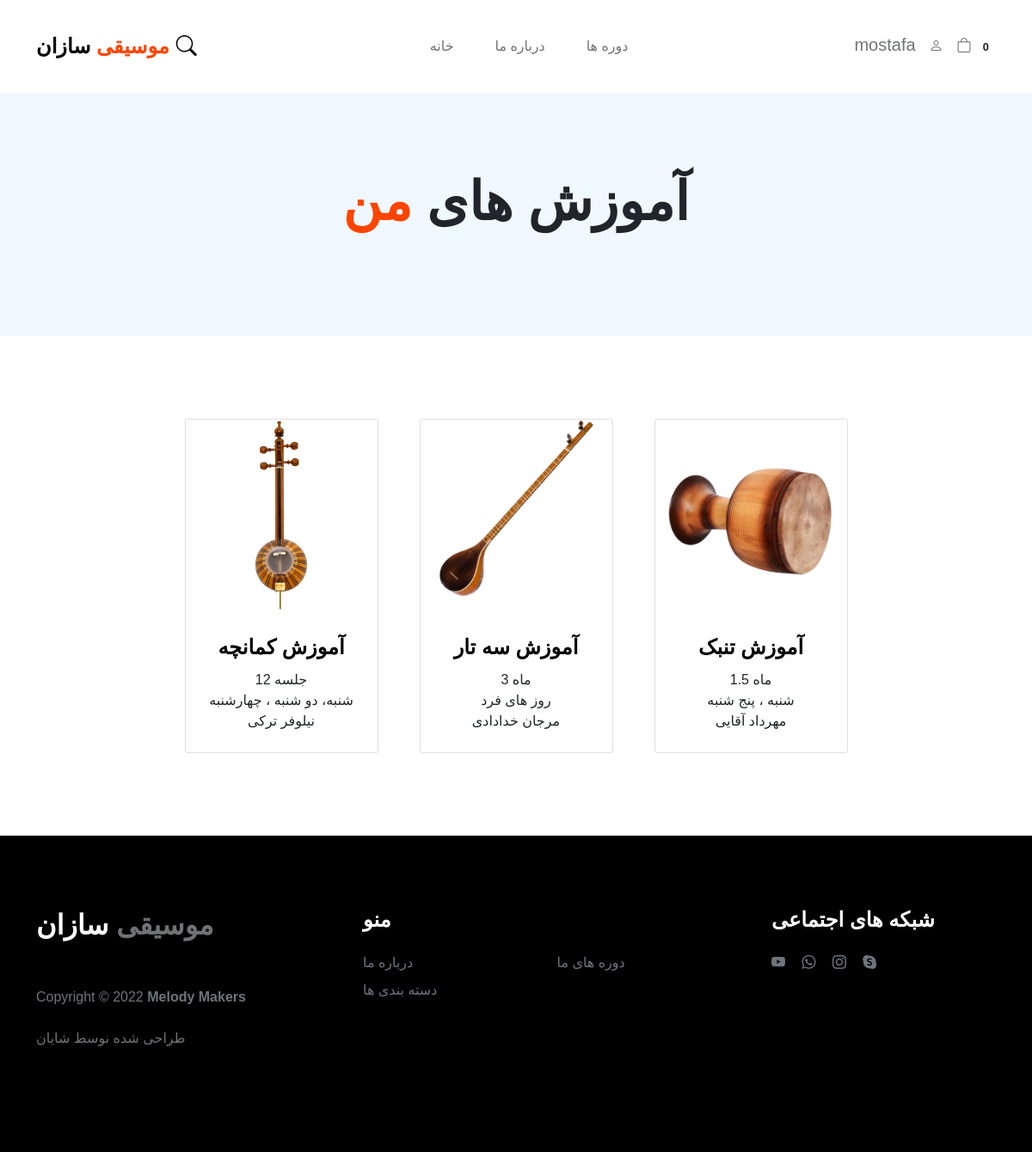
Page /my_course/ (signed in) on the committed database.
### Course/models.py (models this page shows, shortened)
class Course(models.Model):
    name = models.CharField(max_length=40)
    description = models.CharField(max_length=500, default='', blank=True)
    price = models.DecimalField(default=0, decimal_places=0, max_digits=150)
    category = models.ForeignKey(Category,on_delete=models.CASCADE,default=1)
    picture = models.ImageField(upload_to='upload/course/')
    is_sale = models.BooleanField(default=False)
    sale_price = models.DecimalField(max_digits=14, decimal_places=0, null=True, blank=True)
    length = models.CharField(default=0, max_length=250)
    days = models.CharField(max_length=40,default='')
    teacher_name = models.CharField(max_length=40,default='')

### Course/views.py (the view)
# urls.py: path('my_course/', views.my_course, name="my_course"),
def my_course(request):
    purchased_courses  = Course.objects.filter(orderitem__order__user = request.user).distinct()
    return render(request, 'my_course.html', {"purchased_courses":purchased_courses})

### Cart/cart.py (called while the page is built)
    def __len__(self):
        return len(self.cart)

### Cart/context_processors.py (called while the page is built)
def cart(request):
    return{'cart':Cart(request)}

### Course/templates/my_course.html
{% extends "base.html" %}
{% load static %}
{% load humanize %}
{% block content %}
<header class="site-header section-padding d-flex justify-content-center align-items-center">
    <div class="container">
        <div class="row">
          <center>
            <div class="col-lg-10 col-12 " dir="rtl">
              <h1>
                  <span class=" text-dark"> آموزش های  </span>
                  <span class="text-primary">   من</span>
              </h1>
          </div>
          </center>
        </div>
    </div>
  </header>
<section class="py-5">
    <div class="container px-4 px-lg-5 mt-5">
        <div class="row gx-4 gx-lg-5 row-cols-2 row-cols-md-3 row-cols-xl-4 justify-content-center">
            {% for item in purchased_courses %}
            <div class="col mb-5">
                <div class="card h-100">
                    <img class="card-img-top" src="{{item.picture.url}}" alt="..." />
                    <div class="card-body p-4">
                        <div class="text-center">
                            <h5 class="fw-bolder">{{item.name}}</h5>
                                {{item.length}} <br>
                                {{item.days}} <br>
                                {{item.teacher_name}}
                        </div>
                    </div>
                </div>
            </div>
            {% endfor %}
        </div>
    </div>
</section>
{% endblock %}

### Course/templates/navbar.html (shortened to what this page needs)
<nav class="navbar navbar-expand-lg">
    <div class="container">
        <a class="navbar-brand" href="{% url 'home' %}">
            <strong><span>موسیقی</span> سازان</strong>
        </a>
        <a class="navbar-brand mx-2" href="{% url 'search' %}">
            <i class="bi bi-search"></i>
        </a>
        <div class="collapse navbar-collapse" id="navbarNav">
            <ul class="navbar-nav mx-auto">
                <li class="nav-item">
                    <a class="nav-link" href="{% url 'home' %}">خانه</a>
                </li>
                <li class="nav-item">
                    <a class="nav-link" href="{% url 'about' %}">درباره ما</a>
                </li>
                <li class="nav-item dropdown">
                    <a class="nav-link dropdown-toggle" id="navbarDropdown" href="#" role="button" data-bs-toggle="dropdown" aria-expanded="false">دوره ها</a>
                </li>
            </ul>
        </div>
        <div class="d-flex align-items-center ms-auto">
            {% if user.is_authenticated %}
            <p style="margin-top: 12px;">{{user.username}}</p>
                <div class="nav-item dropdown">
                    <a class="nav-link dropdown-toggle bi-person custom-icon" id="navbarDropdown" href="#" role="button" data-bs-toggle="dropdown" aria-expanded="false"></a>
                </div>
            {% else %}
                <a href="{% url 'login' %}" class="bi-person custom-icon me-3"></a>
            {% endif %}
            <form action="d-flex">
                <a href="{% url 'cart_summary' %}" class="bi-bag custom-icon">
                    <span class="badge bg-white text-dark rounded-pill" id="cart_quantity">{{ cart|length }}</span>
                </a>
            </form>
        </div>
    </div>
</nav>

### static/css/tooplate-little-fashion.css (style rules this page uses)
:root { --white-color: #FFFFFF; --primary-color: #FF4400; --section-bg-color: #f0f8ff; --dark-color: #000000; --grey-color: #d0d1d1; --p-color: #717275; --body-font-family: 'B Nazanin', 'Vazir', sans-serif; --h5-font-size: 24px; --p-font-size: 20px; --copyright-text-font-size: 16px; --product-link-font-size: 14px; --custom-link-font-size: 12px; --font-weight-thin: 100; --font-weight-light: 300; --font-weight-normal: 400; --font-weight-bold: 700; --font-weight-black: 900; }
body, html { height: 100%; }
html { scroll-behavior: smooth; }
body { background: var(--white-color); font-family: var(--body-font-family); position: relative; }
h2, h3, h4, h5, h6 { color: var(--dark-color); line-height: inherit; }
h1, h2, h3, h4, h5, h6 { font-weight: var(--font-weight-bold); }
h1, h2 { font-weight: var(--font-weight-black); }
h1 { font-size: 64px; line-height: normal; }
h5 { font-size: 24px; }
p { color: var(--p-color); font-size: var(--p-font-size); font-weight: var(--font-weight-light); }
a, button { touch-action: manipulation; transition: all 0.3s; }
a { color: var(--p-color); text-decoration: none; }
.text-primary { color: var(--primary-color) !important; }
b, strong { font-weight: var(--font-weight-bold); }
.custom-icon { color: var(--p-color); font-size: 24px; }
.custom-icon { display: inline-block; vertical-align: middle; }
.bi-bag.custom-icon { font-size: 17px; }
.navbar { background: var(--white-color); position: fixed; top: 0; right: 0; left: 0; padding: 25px 0; z-index: 2; will-change: transform; transition: transform 300ms linear; }
.navbar span, h2 span, h4 span { color: var(--primary-color); }
.navbar-brand { color: var(--dark-color); font-size: 24px; font-weight: var(--font-weight-light); margin: 0; padding: 0; }
.navbar-expand-lg .navbar-nav .nav-link { display: inline-block; padding: 0; margin-right: 1.5rem; margin-left: 1.5rem; }
.nav-link { color: var(--p-color); font-size: 16px; position: relative; }
.navbar .nav-link::after { position: absolute; top: 100%; left: 0; width: 100%; height: 2px; background: var(--grey-color); content: ''; opacity: 0; -webkit-transition: opacity 0.3s, -webkit-transform 0.3s; -moz-transition: opacity 0.3s, -moz-transform 0.3s; transition: opacity 0.3s, transform 0.3s; -webkit-transform: translateY(10px); -moz-transform: translateY(10px); transform: translateY(10px); }
.site-header { background-color: var(--section-bg-color); position: relative; overflow: hidden; margin-top: 86px; }
.site-header.section-padding { padding-top: 7rem; padding-bottom: 7rem; }
section { content-visibility: auto; contain-intrinsic-size: 700px; }
.section-padding { padding-top: 7rem; padding-bottom: 7rem; }
@media screen and (max-width: 1200px) { h1 { font-size: 62px; } }

### rows in the picture
Course: picture (picture), name "آموزش کمانچه", length "12 جلسه", days "شنبه، دو شنبه ، چهارشنبه", teacher_name "نیلوفر ترکی"
Course: picture (picture), name "آموزش سه تار", length "3 ماه", days "روز های فرد", teacher_name "مرجان خدادادی"
Course: picture (picture), name "آموزش تنبک", length "1.5 ماه", days "شنبه ، پنج شنبه", teacher_name "مهرداد آقایی"

### other values in the picture
{{ user.username }} "mostafa"
{{ cart|length }} "0"
